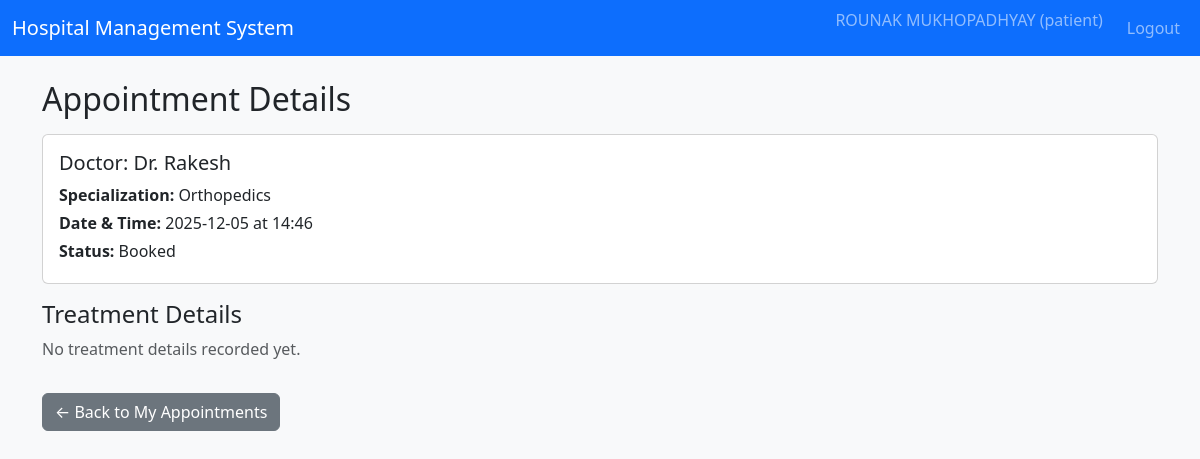
/patient/appointments/4 (signed in), run on an earlier commit of the app's database.
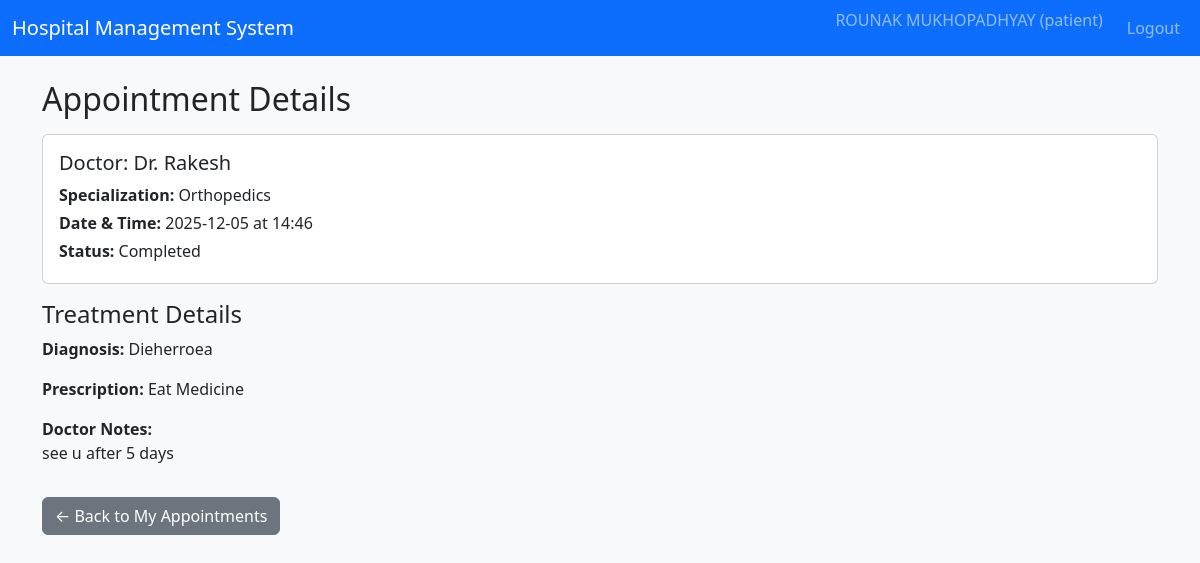
And on a later commit of the database.
### tables this page shows
CREATE TABLE appointments (
            id INTEGER PRIMARY KEY AUTOINCREMENT,
            patient_id INTEGER NOT NULL,
            doctor_id INTEGER NOT NULL,
            date TEXT NOT NULL, -- YYYY-MM-DD
            time TEXT NOT NULL, -- HH:MM
            status TEXT NOT NULL CHECK(status IN ('Booked', 'Completed', 'Cancelled')),
            created_at TEXT NOT NULL,
            updated_at TEXT NOT NULL,
            FOREIGN KEY(patient_id) REFERENCES patients(id),
            FOREIGN KEY(doctor_id) REFERENCES doctors(id),
            UNIQUE(doctor_id, date, time) -- prevent double booking
        );

CREATE TABLE treatments (
            id INTEGER PRIMARY KEY AUTOINCREMENT,
            appointment_id INTEGER NOT NULL,
            diagnosis TEXT,
            prescription TEXT,
            notes TEXT,
            created_at TEXT NOT NULL,
            FOREIGN KEY(appointment_id) REFERENCES appointments(id)
        );

### controllers/routes.py (the view)
@main_bp.route("/patient/appointments/<int:appointment_id>")
@login_required
@role_required("patient")
def patient_appointment_details(appointment_id):
    patient_id = get_current_patient_id()
    if not patient_id:
        flash("Patient profile not found.", "danger")
        return redirect(url_for("main.patient_dashboard"))
    conn = get_db_connection()
    cur = conn.cursor()
    cur.execute(
        """
        SELECT a.*,
               du.full_name AS doctor_name,
               dept.name AS dept_name,
               t.diagnosis,
               t.prescription,
               t.notes
        FROM appointments a
        JOIN doctors d ON a.doctor_id = d.id
        JOIN users du ON d.user_id = du.id
        LEFT JOIN departments dept ON d.department_id = dept.id
        LEFT JOIN treatments t ON t.appointment_id = a.id
        WHERE a.id = ? AND a.patient_id = ?;
        """,
        (appointment_id, patient_id),
    )
    appt = cur.fetchone()
    conn.close()
    if not appt:
        flash("Appointment not found.", "danger")
        return redirect(url_for("main.patient_appointments"))
    return render_template("patient_appointment_details.html", appt=appt)

### controllers/routes.py (called while the page is built)
def login_required(view_func):
    @wraps(view_func)
    def wrapped(*args, **kwargs):
        if "user_id" not in session:
            flash("Please log in to continue.", "warning")
            return redirect(url_for("main.login"))
        return view_func(*args, **kwargs)
    return wrapped

def role_required(role):
    def decorator(view_func):
        @wraps(view_func)
        def wrapped(*args, **kwargs):
            if "user_id" not in session or session.get("role") != role:
                flash("Unauthorized access.", "danger")
                return redirect(url_for("main.login"))
            return view_func(*args, **kwargs)
        return wrapped
    return decorator

def get_current_patient_id():
    if "user_id" not in session:
        return None
    conn = get_db_connection()
    cur = conn.cursor()
    cur.execute(
        "SELECT p.id FROM patients p JOIN users u ON p.user_id = u.id WHERE u.id = ?;",
        (session["user_id"],),
    )
    row = cur.fetchone()
    conn.close()
    return row["id"] if row else None

### models/models.py (called while the page is built)
def get_db_connection():
    conn = sqlite3.connect(DB_PATH)
    conn.row_factory = sqlite3.Row
    return conn

### templates/patient_appointment_details.html (shortened to what this page needs)
{% extends "base.html" %}
{% block content %}
<h2>Appointment Details</h2>
<div class="card mt-3 mb-3">
    <div class="card-body">
        <h5 class="card-title">Doctor: {{ appt['doctor_name'] }}</h5>
        <p class="card-text mb-1">
            <strong>Specialization:</strong> {{ appt['dept_name'] or 'N/A' }}
        </p>
        <p class="card-text mb-1">
            <strong>Date & Time:</strong> {{ appt['date'] }} at {{ appt['time'] }}
        </p>
        <p class="card-text mb-1">
            <strong>Status:</strong> {{ appt['status'] }}
        </p>
    </div>
</div>
<h4>Treatment Details</h4>
{% if appt['diagnosis'] or appt['prescription'] or appt['notes'] %}
    <p><strong>Diagnosis:</strong> {{ appt['diagnosis'] or 'N/A' }}</p>
    <p><strong>Prescription:</strong> {{ appt['prescription'] or 'N/A' }}</p>
    <p><strong>Doctor Notes:</strong><br>{{ appt['notes'] or 'N/A' }}</p>
{% else %}
    <p class="text-muted">No treatment details recorded yet.</p>
{% endif %}
<a href="{{ url_for('main.patient_appointments') }}" class="btn btn-secondary mt-3">
    ← Back to My Appointments
</a>
{% endblock %}

What changed in the data, as far as the page shows it:
changed appointments: status "Booked" → "Completed"
added treatments: diagnosis "Dieherroea", prescription "Eat Medicine", notes "see u after 5 days"
Also different on the page:
text no longer shown: "No treatment details recorded yet."
text now shown: "Diagnosis: Prescription: Doctor Notes:"
